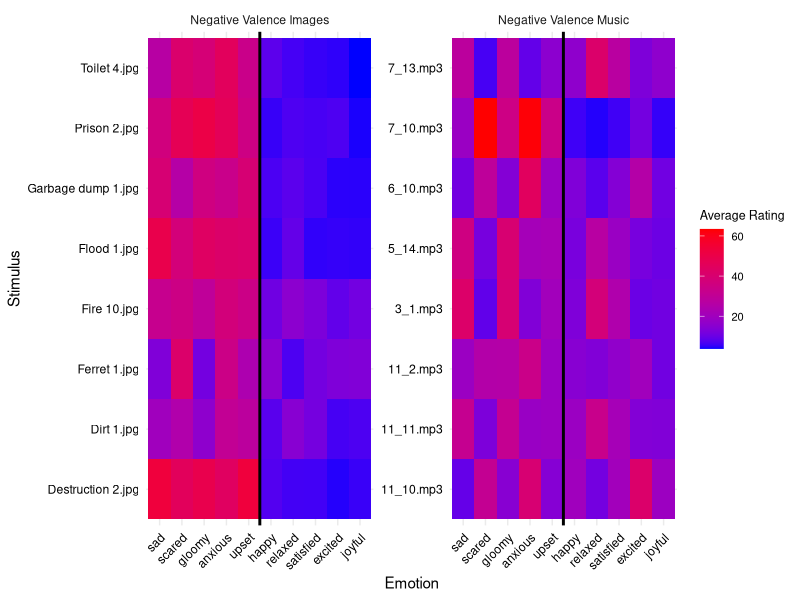
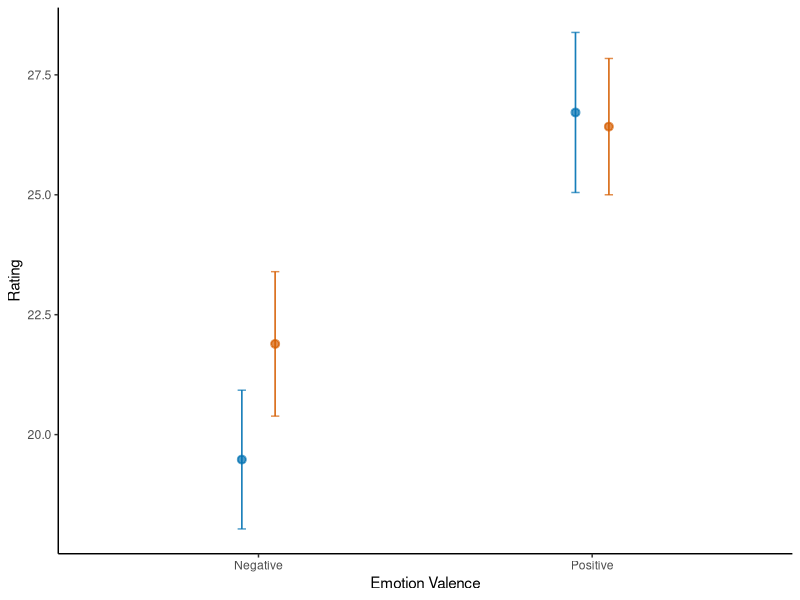
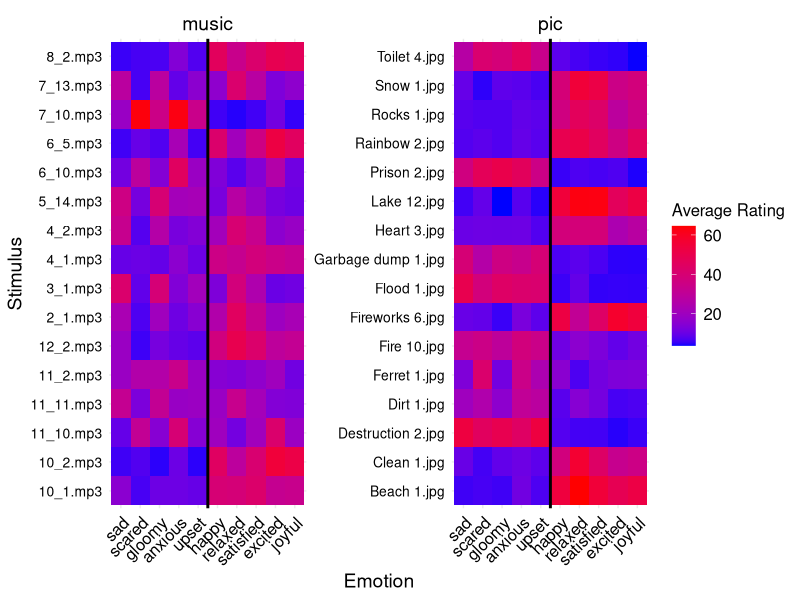
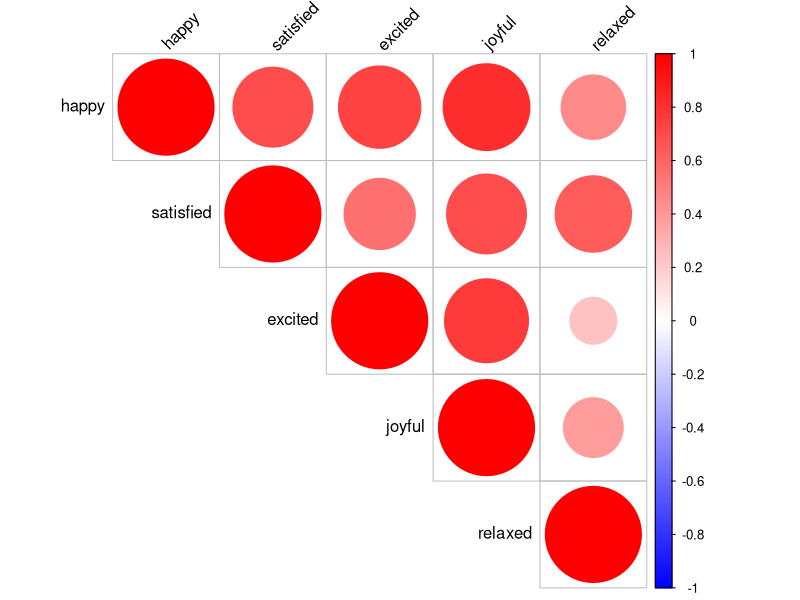
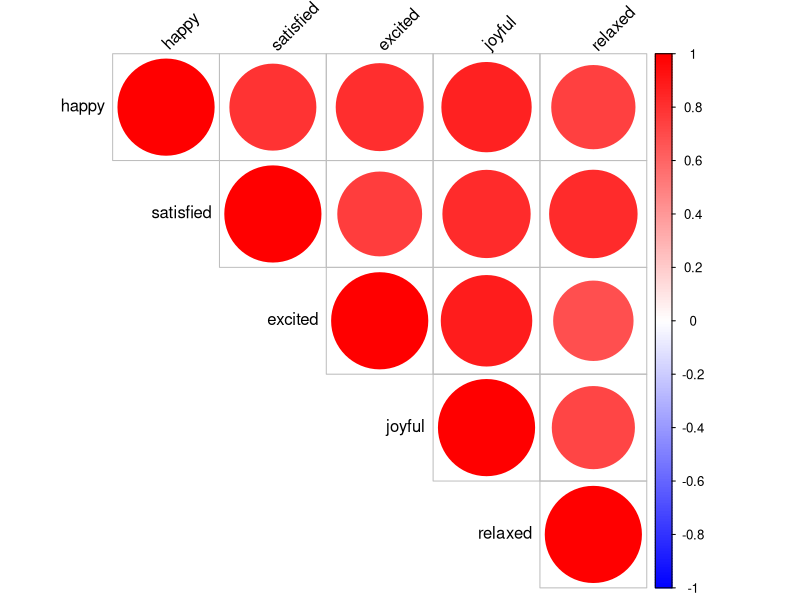
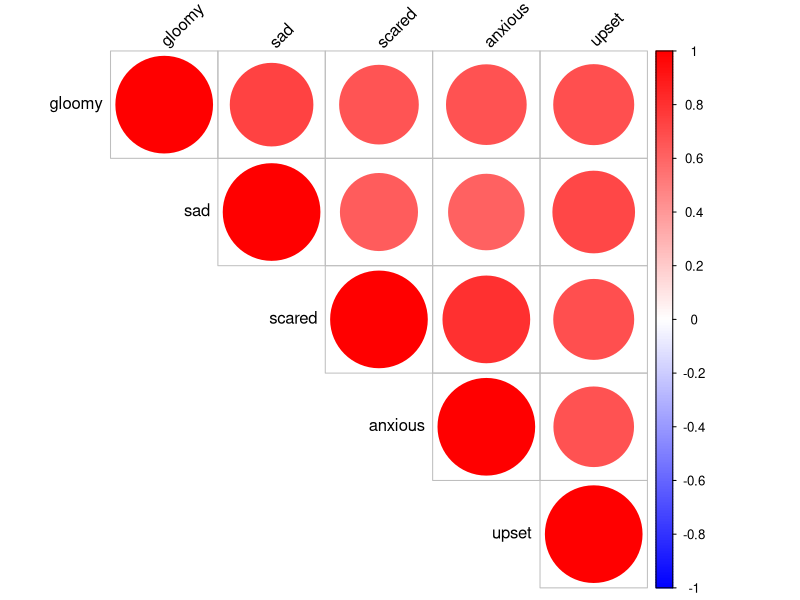
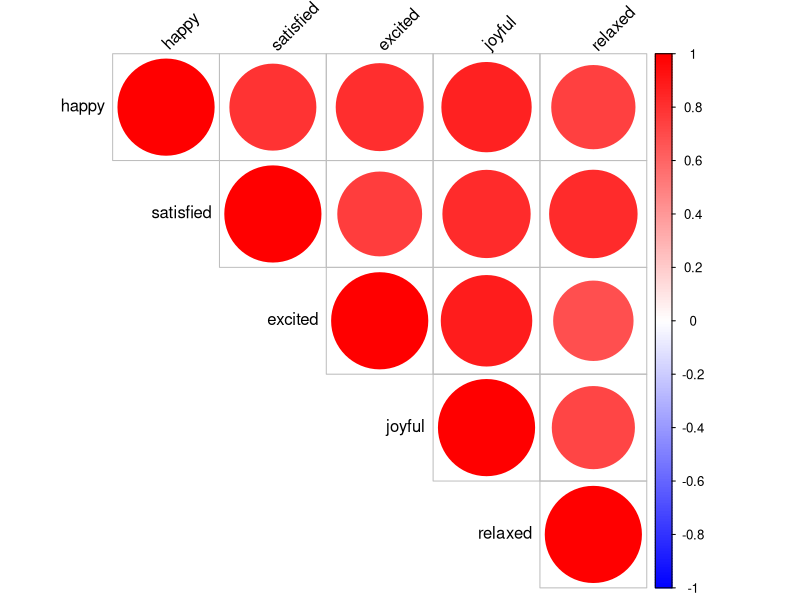
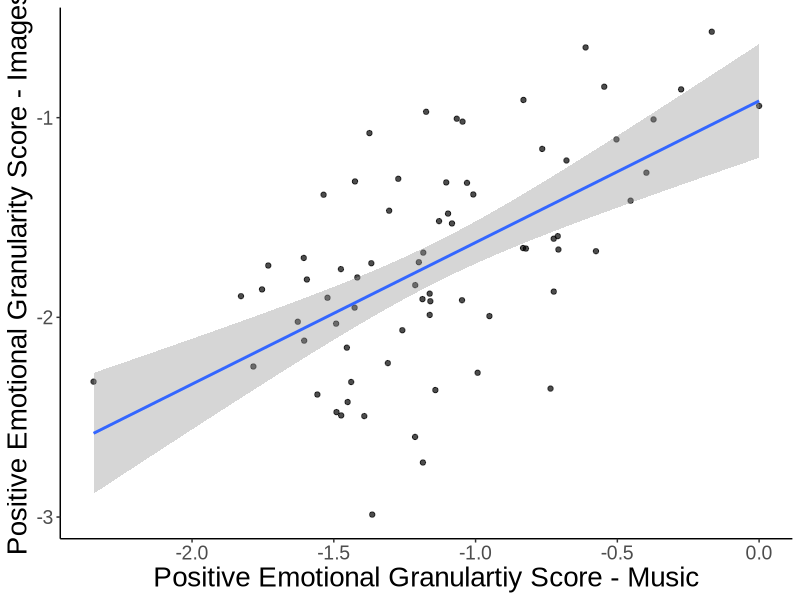

Generate these figures, in order, with R:
## ---- chunk 1
library(lmerTest)
library(tidyverse)
library(corrplot)
## ---- chunk 2
granularity_scores <- read.csv(file='../data/study1_granularityscores.csv')

pos_ratings <- read.csv(file='../data/study1_positiveratings.csv')

neg_ratings <- read.csv(file='../data/study1_negativeratings.csv')
## ---- chunk 3
averages_pos <- pos_ratings %>%
  pivot_longer(happy:relaxed, names_to = "Emotion", values_to = "Response") %>%
  group_by(stim, condition, Emotion) %>%
  summarise(
     `Average Rating` = mean(Response, na.rm = TRUE)
    )

averages_neg <- neg_ratings %>%
  pivot_longer(gloomy:upset, names_to = "Emotion", values_to = "Response") %>%
  group_by(stim, condition,Emotion) %>%
  summarise(
    `Average Rating` = mean(Response, na.rm = TRUE)
    )

# Positive and Negative picture and music lists
pos_pic <- c("Beach 1.jpg", "Fireworks 6.jpg", "Lake 12.jpg", "Rainbow 2.jpg", "Clean 1.jpg", "Heart 3.jpg", "Rocks 1.jpg", "Snow 1.jpg")
neg_pic <- c("Dirt 1.jpg", "Ferret 1.jpg", "Fire 10.jpg", "Flood 1.jpg", "Destruction 2.jpg", "Garbage dump 1.jpg", "Prison 2.jpg", "Toilet 4.jpg")

pos_music <- c("2_1.mp3", "4_1.mp3", "4_2.mp3", "6_5.mp3", "8_2.mp3", "10_1.mp3", "10_2.mp3", "12_2.mp3")
neg_music <- c("3_1.mp3", "5_14.mp3", "6_10.mp3", "7_10.mp3", "7_13.mp3", "11_2.mp3", "11_10.mp3", "11_11.mp3")

# Apply the filter function
# Create a function to filter data by positive or negative images/music
filter_by_type <- function(data, type_list, column_name) {
  data %>%
    filter(!!sym(column_name) %in% type_list)
}
averages_master <- rbind(averages_pos,averages_neg)
pos_pic_data <- filter_by_type(averages_master, pos_pic, "stim")
neg_pic_data <- filter_by_type(averages_master, neg_pic, "stim")

pos_music_data <- filter_by_type(averages_master, pos_music, "stim")
neg_music_data <- filter_by_type(averages_master, neg_music, "stim")

neg_averages <- rbind(neg_pic_data,neg_music_data)

neg_averages$Emotion <- factor(neg_averages$Emotion, levels = c("sad", "scared", "gloomy", "anxious", "upset", "happy", "relaxed", "satisfied", "excited", "joyful"))

neg_averages %>%
  mutate(condition = recode(condition, music = "Negative Valence Music", pic = "Negative Valence Images")) %>%
  ggplot(aes(x = Emotion, y = stim, fill = `Average Rating`)) +
    geom_tile() +
    #ggtitle(paste("Average Responses by Emotion and Stimulus for", group_name)) +
    xlab("Emotion") +
    ylab("Stimulus") +
    scale_fill_gradient(low = "blue", high = "red") +  # Adjust color scheme as needed
    theme_minimal() +
    theme(axis.text.x = element_text(angle = 45, hjust = 1, color = "black"), axis.text.y = element_text(color = "black"), plot.background = element_rect(fill = "white", color = NA),  # Set plot background to white
        panel.background = element_rect(fill = "white", color = NA),legend.title = element_text(size = 9), 
               legend.text = element_text(size = 8)) +
  facet_wrap(~condition, scales = "free") +
  geom_vline(xintercept=5.5, color="black", linetype="solid", size=1)

pos_averages <- rbind(pos_pic_data,pos_music_data)

pos_averages$Emotion <- factor(pos_averages$Emotion, levels = c("sad", "scared", "gloomy", "anxious", "upset", "happy", "relaxed", "satisfied", "excited", "joyful"))

averages_total <- rbind(pos_averages, neg_averages)

averages_total_plot <-
ggplot(averages_total, aes(x = Emotion, y = stim, fill = `Average Rating`)) +
    geom_tile() +
    #ggtitle(paste("Average Responses by Emotion and Stimulus for", group_name)) +
    xlab("Emotion") +
    ylab("Stimulus") +
    scale_fill_gradient(low = "blue", high = "red") +  # Adjust color scheme as needed
    theme_minimal() +
    theme(axis.text.x = element_text(angle = 45, hjust = 1, color = "black", size = 12), 
          axis.text.y = element_text(color = "black", size=10),
          strip.text = element_text(color = "black", size=14),
          axis.title = element_text(color = "black", size=14),
          plot.background = element_rect(fill = "white", color = NA),  # Set plot background to white
        panel.background = element_rect(fill = "white", color = NA),
        legend.title = element_text(size = 12), 
            legend.text = element_text(size = 12)
        ) +
  facet_wrap(~condition, scales = "free") +
  geom_vline(xintercept=5.5, color="black", linetype="solid", size=1)

ggsave('../heatmap_averagestudy1.png',averages_total_plot, dpi=1000, width=9)
## ---- chunk 4
#pos - music
pos_ratings_music <- pos_ratings %>%
  subset(condition=="music")

# Select only the numeric columns for the correlation matrix
matrix_columns <- pos_ratings_music[c(3:7)]

# Calculate the correlation matrix
correlation_matrix <- cor(matrix_columns, use = "complete.obs")

# Function to compute significance levels
cor.mtest <- function(mat, conf.level = 0.95) {
  mat <- as.matrix(mat)
  n <- ncol(mat)
  p.mat <- matrix(NA, n, n)
  diag(p.mat) <- 0
  for (i in 1:(n - 1)) {
    for (j in (i + 1):n) {
      tmp <- cor.test(mat[, i], mat[, j], conf.level = conf.level)
      p.mat[i, j] <- p.mat[j, i] <- tmp$p.value
    }
  }
  colnames(p.mat) <- rownames(p.mat) <- colnames(mat)
  p.mat
}

# Compute p-values
p_values <- cor.mtest(matrix_columns)

# Specify the folder where you want to save the file
output_folder <- "../results/qualtrics/"

# Combine the folder path with the file name
output_file <- file.path(output_folder, "full_surveys_corrmatrix.png")

# Open a PNG device with the specified file path
png(output_file, width = 800, height = 800)

# Generate the corrplot
corrplot(correlation_matrix, method = "circle", type = "upper", 
         p.mat = p_values, sig.level = 0.05, insig = "blank",
         tl.col = "black", tl.srt = 45, addCoef.col = NULL,
         col = colorRampPalette(c("blue", "white", "red"))(200))

title(main = "", col.main = "black", font.main = 4)

# Close the PNG device
dev.off()

#pos-pics
pos_ratings_pic <- pos_ratings %>%
  subset(condition=="pic")

# Select only the numeric columns for the correlation matrix
matrix_columns <- pos_ratings_pic[c(3:7)]

# Calculate the correlation matrix
correlation_matrix <- cor(matrix_columns, use = "complete.obs")

# Function to compute significance levels
cor.mtest <- function(mat, conf.level = 0.95) {
  mat <- as.matrix(mat)
  n <- ncol(mat)
  p.mat <- matrix(NA, n, n)
  diag(p.mat) <- 0
  for (i in 1:(n - 1)) {
    for (j in (i + 1):n) {
      tmp <- cor.test(mat[, i], mat[, j], conf.level = conf.level)
      p.mat[i, j] <- p.mat[j, i] <- tmp$p.value
    }
  }
  colnames(p.mat) <- rownames(p.mat) <- colnames(mat)
  p.mat
}

# Compute p-values
p_values <- cor.mtest(matrix_columns)

# Specify the folder where you want to save the file
output_folder <- "../results/qualtrics/"

# Combine the folder path with the file name
output_file <- file.path(output_folder, "full_surveys_corrmatrix.png")

# Open a PNG device with the specified file path
png(output_file, width = 800, height = 800)

# Generate the corrplot
corrplot(correlation_matrix, method = "circle", type = "upper", 
         p.mat = p_values, sig.level = 0.05, insig = "blank",
         tl.col = "black", tl.srt = 45, addCoef.col = NULL,
         col = colorRampPalette(c("blue", "white", "red"))(200))

title(main = "", col.main = "black", font.main = 4)

# Close the PNG device
dev.off()

#neg - music
neg_ratings_pic <- neg_ratings %>%
  subset(condition=="pic")

# Select only the numeric columns for the correlation matrix
matrix_columns <- neg_ratings_pic[c(3:7)]

# Calculate the correlation matrix
correlation_matrix <- cor(matrix_columns, use = "complete.obs")

# Function to compute significance levels
cor.mtest <- function(mat, conf.level = 0.95) {
  mat <- as.matrix(mat)
  n <- ncol(mat)
  p.mat <- matrix(NA, n, n)
  diag(p.mat) <- 0
  for (i in 1:(n - 1)) {
    for (j in (i + 1):n) {
      tmp <- cor.test(mat[, i], mat[, j], conf.level = conf.level)
      p.mat[i, j] <- p.mat[j, i] <- tmp$p.value
    }
  }
  colnames(p.mat) <- rownames(p.mat) <- colnames(mat)
  p.mat
}

# Compute p-values
p_values <- cor.mtest(matrix_columns)

# Specify the folder where you want to save the file
output_folder <- "../results/qualtrics/"

# Combine the folder path with the file name
output_file <- file.path(output_folder, "full_surveys_corrmatrix.png")

# Open a PNG device with the specified file path
png(output_file, width = 800, height = 800)

# Generate the corrplot
corrplot(correlation_matrix, method = "circle", type = "upper", 
         p.mat = p_values, sig.level = 0.05, insig = "blank",
         tl.col = "black", tl.srt = 45, addCoef.col = NULL,
         col = colorRampPalette(c("blue", "white", "red"))(200))

title(main = "", col.main = "black", font.main = 4)

# Close the PNG device
dev.off()

#pos-pics
pos_ratings_pic <- pos_ratings %>%
  subset(condition=="pic")

# Select only the numeric columns for the correlation matrix
matrix_columns <- pos_ratings_pic[c(3:7)]

# Calculate the correlation matrix
correlation_matrix <- cor(matrix_columns, use = "complete.obs")

# Function to compute significance levels
cor.mtest <- function(mat, conf.level = 0.95) {
  mat <- as.matrix(mat)
  n <- ncol(mat)
  p.mat <- matrix(NA, n, n)
  diag(p.mat) <- 0
  for (i in 1:(n - 1)) {
    for (j in (i + 1):n) {
      tmp <- cor.test(mat[, i], mat[, j], conf.level = conf.level)
      p.mat[i, j] <- p.mat[j, i] <- tmp$p.value
    }
  }
  colnames(p.mat) <- rownames(p.mat) <- colnames(mat)
  p.mat
}

# Compute p-values
p_values <- cor.mtest(matrix_columns)

# Specify the folder where you want to save the file
output_folder <- "../results/qualtrics/"

# Combine the folder path with the file name
output_file <- file.path(output_folder, "full_surveys_corrmatrix.png")

# Open a PNG device with the specified file path
png(output_file, width = 800, height = 800)

# Generate the corrplot
corrplot(correlation_matrix, method = "circle", type = "upper", 
         p.mat = p_values, sig.level = 0.05, insig = "blank",
         tl.col = "black", tl.srt = 45, addCoef.col = NULL,
         col = colorRampPalette(c("blue", "white", "red"))(200))

title(main = "", col.main = "black", font.main = 4)

# Close the PNG device
dev.off()
## ---- chunk 5
#granularity across pics + music
##positive
cor.test(granularity_scores$posmusicICC, granularity_scores$pospicICC)

##negative
cor.test(granularity_scores$negmusicICC, granularity_scores$negpicICC)

##combined
cor.test(granularity_scores$allmusicICC, granularity_scores$allpicICC)
## ---- chunk 6
#granularity across pics + music
##positive
t.test(granularity_scores$posmusicICC, granularity_scores$pospicICC, paired=TRUE)

##negative
t.test(granularity_scores$negmusicICC, granularity_scores$negpicICC, paired=TRUE)

##combined
t.test(granularity_scores$allmusicICC, granularity_scores$allpicICC, paired=TRUE)
## ---- chunk 7
#gloomy sad scared anxious upset
neg_ratings$average <- (neg_ratings$gloomy + neg_ratings$sad + neg_ratings$scared + neg_ratings$anxious + neg_ratings$gloomy)/5

neg_averages <-
  neg_ratings %>%
  group_by(Participant.Public.ID, condition) %>%
  dplyr::summarize(mean = mean(average))

neg_averages$valence <- "Negative"

m1 <- lmer(data=neg_averages, mean ~ condition + (1|Participant.Public.ID))
summary(m1)

#relaxed, excited, satisfied, happy, joyful
pos_ratings$average <- (pos_ratings$relaxed + pos_ratings$excited + pos_ratings$satisfied + pos_ratings$happy + pos_ratings$joyful)/5

pos_averages <-
  pos_ratings %>%
  group_by(Participant.Public.ID, condition) %>%
  dplyr::summarize(mean = mean(average))

pos_averages$valence <- "Positive"

m1 <- lmer(data=pos_averages, mean ~ condition + (1|Participant.Public.ID))
summary(m1)

averages <- rbind(neg_averages, pos_averages)
## ---- chunk 8
#correlation between ICCs
pos_granularity_plot <- 
ggplot(data=granularity_scores, aes(x=posmusicICC, y=pospicICC)) +
  theme_classic()+
  theme(legend.position = "none")+
  geom_point(alpha=0.7) +
  geom_smooth(method="lm") +
  xlab("Positive Emotional Granulartiy Score - Music") +
  ylab("Positive Emotional Granularity Score - Images") +
  theme(
    axis.title.x = element_text(family="Arial", size=20),
    axis.title.y = element_text(family="Arial",size=20),
    axis.text.x = element_text(family="Arial", size=14),
    axis.text.y = element_text(family="Arial",size=14))

ggsave('../figures/study1_posgrancor.png',dpi=1000, pos_granularity_plot)

neg_granularity_plot <-
ggplot(data=granularity_scores, aes(x=negmusicICC, y=negpicICC)) +
  theme_classic()+
  theme(legend.position = "none")+
  geom_point(alpha=0.7) +
  geom_smooth(method="lm") +
  xlab("Negative Emotional Granulartiy Score - Music") +
  ylab("Negative Emotional Granularity Score - Images")+
  theme(
    axis.title.x = element_text(family="Arial", size=20),
    axis.title.y = element_text(family="Arial",size=20),
    axis.text.x = element_text(family="Arial", size=14),
    axis.text.y = element_text(family="Arial",size=14))

ggsave('../figures/study1_neggrancor.png',dpi=1000, neg_granularity_plot)


#Ices differences in ICCs
granularity_scores_long <-
  granularity_scores %>%
  pivot_longer(negmusicICC:allpicICC) 
  
granularity_scores_long$valence <- ifelse(grepl("^neg",granularity_scores_long$name), "Negative", "Positive")
granularity_scores_long$valence <- ifelse(grepl("^all",granularity_scores_long$name), "Combined", granularity_scores_long$valence)
granularity_scores_long$condition <- ifelse(grepl("pic",granularity_scores_long$name), "Images", "Music")

mag_difference <-
granularity_scores_long %>%
  subset(valence!="Combined") %>%
  ggplot(aes(x=condition, y=value)) +
  stat_summary(fun.data = 'mean_cl_normal', geom = 'errorbar', width = 0.05, alpha=0.7,position = position_nudge(x = .2, y = 0), color="red") +
  stat_summary(fun.data = 'mean_cl_normal', geom = 'pointrange', alpha=0.7,position = position_nudge(x = .2, y = 0), color="red")+
  theme_classic()+
  theme(legend.position = "none") +
  facet_wrap(~valence,scales = "free_x") +
  geom_jitter(alpha=0.7, width=0.05) +
  #geom_violinhalf(position = position_nudge(x = .2, y = 0))
  xlab("Condition") +
  ylab("Granularity Score") +
  theme(
    axis.title.x = element_text(family="Arial", size=20),
    axis.title.y = element_text(family="Arial",size=20),
    axis.text.x = element_text(family="Arial", size=14),
    axis.text.y = element_text(family="Arial",size=14),
    strip.text = element_text(family="Arial",size=16))

ggsave('../figures/study1_magdifference.png',dpi=1000, mag_difference)


#magnitude differences in raw ratings (not ICC)
ggplot(data=averages, aes(x=valence, y=mean, color=condition)) +
     stat_summary(fun.data = 'mean_se', geom = 'errorbar', width = 0.05, alpha=0.7,position=position_dodge(width=0.2)) +
  stat_summary(fun.data = 'mean_se', geom = 'pointrange', alpha=0.7,position=position_dodge(width=0.2))+
  theme_classic()+
  theme(legend.position = "none") +
  xlab("Emotion Valence") +
  ylab("Rating") +
  scale_color_manual(values=c("#0072B2", "#D55E00" )) +
  scale_fill_manual(values=c("#0072B2","#D55E00"))
  
## ---- chunk 9
##Pos emotions
#relaxed, excited, satisfied, happy, joyful

#relaxed - excited
relaxed_excited_cor <-
  pos_ratings %>%
  group_by(Participant.Public.ID, condition) %>%
  dplyr::summarize(cor = cor(relaxed, excited))

relaxed_excited_cor_pics <- relaxed_excited_cor %>%
  subset(condition == "pic")

relaxed_excited_cor_music <- relaxed_excited_cor %>%
  subset(condition == "music")

t.test(relaxed_excited_cor_music$cor, relaxed_excited_cor_pics$cor, paired=TRUE)

#relaxed - satisfied
relaxed_satisfied_cor <-
  pos_ratings %>%
  group_by(Participant.Public.ID, condition) %>%
  dplyr::summarize(cor = cor(relaxed, satisfied))

relaxed_satisfied_cor_pics <- relaxed_satisfied_cor %>%
  subset(condition == "pic")

relaxed_satisfied_cor_music <- relaxed_satisfied_cor %>%
  subset(condition == "music")

t.test(relaxed_satisfied_cor_music$cor, relaxed_satisfied_cor_pics$cor, paired=TRUE)

#relaxed - happy
relaxed_happy_cor <-
  pos_ratings %>%
  group_by(Participant.Public.ID, condition) %>%
  dplyr::summarize(cor = cor(relaxed, happy))

relaxed_happy_cor_pics <- relaxed_happy_cor %>%
  subset(condition == "pic")

relaxed_happy_cor_music <- relaxed_happy_cor %>%
  subset(condition == "music")

t.test(relaxed_happy_cor_music$cor, relaxed_happy_cor_pics$cor, paired=TRUE)

#relaxed - joyful
relaxed_joyful_cor <-
  pos_ratings %>%
  group_by(Participant.Public.ID, condition) %>%
  dplyr::summarize(cor = cor(relaxed, joyful))

relaxed_joyful_cor_pics <- relaxed_joyful_cor %>%
  subset(condition == "pic")

relaxed_joyful_cor_music <- relaxed_joyful_cor %>%
  subset(condition == "music")

t.test(relaxed_joyful_cor_music$cor, relaxed_joyful_cor_pics$cor, paired=TRUE)

#excited - satisfied
excited_satisfied_cor <-
  pos_ratings %>%
  group_by(Participant.Public.ID, condition) %>%
  dplyr::summarize(cor = cor(excited, satisfied))

excited_satisfied_cor_pics <- excited_satisfied_cor %>%
  subset(condition == "pic")

excited_satisfied_cor_music <- excited_satisfied_cor %>%
  subset(condition == "music")

t.test(excited_satisfied_cor_music$cor, excited_satisfied_cor_pics$cor, paired=TRUE)

#excited - happy
excited_happy_cor <-
  pos_ratings %>%
  group_by(Participant.Public.ID, condition) %>%
  dplyr::summarize(cor = cor(excited, happy))

excited_happy_cor_pics <- excited_happy_cor %>%
  subset(condition == "pic")

excited_happy_cor_music <- excited_happy_cor %>%
  subset(condition == "music")

t.test(excited_happy_cor_music$cor, excited_happy_cor_pics$cor, paired=TRUE)

#excited - joyful
excited_joyful_cor <-
  pos_ratings %>%
  group_by(Participant.Public.ID, condition) %>%
  dplyr::summarize(cor = cor(excited, joyful))

excited_joyful_cor_pics <- excited_joyful_cor %>%
  subset(condition == "pic")

excited_joyful_cor_music <- excited_joyful_cor %>%
  subset(condition == "music")

t.test(excited_joyful_cor_music$cor, excited_joyful_cor_pics$cor, paired=TRUE)

#satisfied - happy
satisfied_happy_cor <-
  pos_ratings %>%
  group_by(Participant.Public.ID, condition) %>%
  dplyr::summarize(cor = cor(satisfied, happy))

satisfied_happy_cor_pics <- satisfied_happy_cor %>%
  subset(condition == "pic")

satisfied_happy_cor_music <- satisfied_happy_cor %>%
  subset(condition == "music")

t.test(satisfied_happy_cor_music$cor, satisfied_happy_cor_pics$cor, paired=TRUE)

#satisfied - joyful
satisfied_joyful_cor <-
  pos_ratings %>%
  group_by(Participant.Public.ID, condition) %>%
  dplyr::summarize(cor = cor(satisfied, joyful))

satisfied_joyful_cor_pics <- satisfied_joyful_cor %>%
  subset(condition == "pic")

satisfied_joyful_cor_music <- satisfied_joyful_cor %>%
  subset(condition == "music")

t.test(satisfied_joyful_cor_music$cor, satisfied_joyful_cor_pics$cor, paired=TRUE)

#joyful - happy
joyful_happy_cor <-
  pos_ratings %>%
  group_by(Participant.Public.ID, condition) %>%
  dplyr::summarize(cor = cor(joyful, happy))

joyful_happy_cor_pics <- joyful_happy_cor %>%
  subset(condition == "pic")

joyful_happy_cor_music <- joyful_happy_cor %>%
  subset(condition == "music")

t.test(joyful_happy_cor_music$cor, joyful_happy_cor_pics$cor, paired=TRUE)

#neg emotions
#gloomy sad scared anxious upset
#gloomy - sad
gloomy_sad_cor <-
  neg_ratings %>%
  group_by(Participant.Public.ID, condition) %>%
  dplyr::summarize(cor = cor(gloomy, sad))

gloomy_sad_cor_pics <- gloomy_sad_cor %>%
  subset(condition == "pic")

gloomy_sad_cor_music <- gloomy_sad_cor %>%
  subset(condition == "music")

t.test(gloomy_sad_cor_music$cor, gloomy_sad_cor_pics$cor, paired=TRUE)

#gloomy - scared
gloomy_scared_cor <-
  neg_ratings %>%
  group_by(Participant.Public.ID, condition) %>%
  dplyr::summarize(cor = cor(gloomy, scared))

gloomy_scared_cor_pics <- gloomy_scared_cor %>%
  subset(condition == "pic")

gloomy_scared_cor_music <- gloomy_scared_cor %>%
  subset(condition == "music")

t.test(gloomy_scared_cor_music$cor, gloomy_scared_cor_pics$cor, paired=TRUE)

#gloomy - anxious
gloomy_anxious_cor <-
  neg_ratings %>%
  group_by(Participant.Public.ID, condition) %>%
  dplyr::summarize(cor = cor(gloomy, anxious))

gloomy_anxious_cor_pics <- gloomy_anxious_cor %>%
  subset(condition == "pic")

gloomy_anxious_cor_music <- gloomy_anxious_cor %>%
  subset(condition == "music")

t.test(gloomy_anxious_cor_music$cor, gloomy_anxious_cor_pics$cor, paired=TRUE)

#gloomy - upset
gloomy_upset_cor <-
  neg_ratings %>%
  group_by(Participant.Public.ID, condition) %>%
  dplyr::summarize(cor = cor(gloomy, upset))

gloomy_upset_cor_pics <- gloomy_upset_cor %>%
  subset(condition == "pic")

gloomy_upset_cor_music <- gloomy_upset_cor %>%
  subset(condition == "music")

t.test(gloomy_upset_cor_music$cor, gloomy_upset_cor_pics$cor, paired=TRUE)

#sad - scared
sad_scared_cor <-
  neg_ratings %>%
  group_by(Participant.Public.ID, condition) %>%
  dplyr::summarize(cor = cor(sad, scared))

sad_scared_cor_pics <- sad_scared_cor %>%
  subset(condition == "pic")

sad_scared_cor_music <- sad_scared_cor %>%
  subset(condition == "music")

t.test(sad_scared_cor_music$cor, sad_scared_cor_pics$cor, paired=TRUE)

#sad - anxious
sad_anxious_cor <-
  neg_ratings %>%
  group_by(Participant.Public.ID, condition) %>%
  dplyr::summarize(cor = cor(sad, anxious))

sad_anxious_cor_pics <- sad_anxious_cor %>%
  subset(condition == "pic")

sad_anxious_cor_music <- sad_anxious_cor %>%
  subset(condition == "music")

t.test(sad_anxious_cor_music$cor, sad_anxious_cor_pics$cor, paired=TRUE)

#sad - upset
sad_upset_cor <-
  neg_ratings %>%
  group_by(Participant.Public.ID, condition) %>%
  dplyr::summarize(cor = cor(sad, upset))

sad_upset_cor_pics <- sad_upset_cor %>%
  subset(condition == "pic")

sad_upset_cor_music <- sad_upset_cor %>%
  subset(condition == "music")

t.test(sad_upset_cor_music$cor, sad_upset_cor_pics$cor, paired=TRUE)

#scared - anxious
scared_anxious_cor <-
  neg_ratings %>%
  group_by(Participant.Public.ID, condition) %>%
  dplyr::summarize(cor = cor(scared, anxious))

scared_anxious_cor_pics <- scared_anxious_cor %>%
  subset(condition == "pic")

scared_anxious_cor_music <- scared_anxious_cor %>%
  subset(condition == "music")

t.test(scared_anxious_cor_music$cor, scared_anxious_cor_pics$cor, paired=TRUE)

#scared - upset
scared_upset_cor <-
  neg_ratings %>%
  group_by(Participant.Public.ID, condition) %>%
  dplyr::summarize(cor = cor(scared, upset))

scared_upset_cor_pics <- scared_upset_cor %>%
  subset(condition == "pic")

scared_upset_cor_music <- scared_upset_cor %>%
  subset(condition == "music")

t.test(scared_upset_cor_music$cor, scared_upset_cor_pics$cor, paired=TRUE)

#upset - anxious
upset_anxious_cor <-
  neg_ratings %>%
  group_by(Participant.Public.ID, condition) %>%
  dplyr::summarize(cor = cor(upset, anxious))

upset_anxious_cor_pics <- upset_anxious_cor %>%
  subset(condition == "pic")

upset_anxious_cor_music <- upset_anxious_cor %>%
  subset(condition == "music")

t.test(upset_anxious_cor_music$cor, upset_anxious_cor_pics$cor, paired=TRUE)
## ---- chunk 10
##Pos emotions
#relaxed (low), excited (high), satisfied (low), happy (high), joyful (high)
relaxed_excited_cor$arousal_dif <- "different"
relaxed_satisfied_cor$arousal_dif <- "same"
relaxed_happy_cor$arousal_dif <- "different"
relaxed_joyful_cor$arousal_dif <- "different"
excited_satisfied_cor$arousal_dif <- "different"
excited_happy_cor$arousal_dif <- "same"
excited_joyful_cor$arousal_dif <- "same"
satisfied_happy_cor$arousal_dif <- "different"
satisfied_joyful_cor$arousal_dif <- "different"
joyful_happy_cor$arousal_dif <- "same"

master <- rbind(relaxed_excited_cor, relaxed_satisfied_cor, relaxed_happy_cor, 
                relaxed_joyful_cor,excited_satisfied_cor,excited_happy_cor,
                excited_joyful_cor,satisfied_happy_cor,satisfied_joyful_cor,
                joyful_happy_cor)
master$condition <- as.factor(master$condition)
contrasts(master$condition) <- c(-0.5,0.5)
master$arousal_dif <- as.factor(master$arousal_dif)
contrasts(master$arousal_dif) <- c(-0.5,0.5)

test <- lmer(data=master, scale(cor) ~ condition*arousal_dif + (condition*arousal_dif|Participant.Public.ID))
summary(test)

##Neg emotions
gloomy_sad_cor$arousal_dif <- "same"
gloomy_scared_cor$arousal_dif <- "different"
gloomy_anxious_cor$arousal_dif <- "different"
gloomy_upset_cor$arousal_dif <- "different"
sad_anxious_cor$arousal_dif <- "different"
sad_upset_cor$arousal_dif <- "different"
scared_anxious_cor$arousal_dif <- "same"
scared_upset_cor$arousal_dif <- "same"
upset_anxious_cor$arousal_dif <- "same"
sad_scared_cor$arousal_dif <- "different"

master_neg <- rbind(gloomy_sad_cor, gloomy_scared_cor, gloomy_anxious_cor, 
                gloomy_upset_cor,sad_anxious_cor,sad_upset_cor,
                scared_upset_cor,scared_anxious_cor,scared_anxious_cor,
                sad_scared_cor)
master_neg$condition <- as.factor(master_neg$condition)
contrasts(master_neg$condition) <- c(-0.5,0.5)
master_neg$arousal_dif <- as.factor(master_neg$arousal_dif)
contrasts(master_neg$arousal_dif) <- c(-0.5,0.5)

test <- lmer(data=master_neg, scale(cor) ~ condition*arousal_dif + (condition*arousal_dif|Participant.Public.ID))
summary(test)

master$valence <- "Positive"
master_neg$valence <- "Negative"

master_posneg <- rbind(master,master_neg)
## ---- chunk 11
arousal_differentiation <-
master_posneg %>%
  mutate(arousal_dif = recode(arousal_dif, "different" = "Different", "same" = "Similar")) %>%
  ggplot(aes(x=arousal_dif, y=cor, color=condition)) +
   stat_summary(fun.data = 'mean_se', geom = 'errorbar', width = 0.05, alpha=0.7, size=0.75) +
  stat_summary(fun.data = 'mean_se', geom = 'pointrange', alpha=0.7, size=0.75)+
  theme_classic() +
  theme(legend.position = "none") +
  facet_wrap(~valence)+
  xlab("Arousal Level") +
  ylab("Correlation Among Emotion Ratings")  +    
  theme(
    axis.title.x = element_text(family="Arial", size=22),
    axis.title.y = element_text(family="Arial",size=22),
    axis.text.x = element_text(family="Arial", size=16),
    axis.text.y = element_text(family="Arial",size=16),
    strip.text = element_text(family="Arial",size=18))+
  scale_color_manual(values=c("#0072B2", "#D55E00" )) +
  scale_fill_manual(values=c("#0072B2","#D55E00")) 



ggsave('../figures/study1_arousal_differentiation.png',dpi=1000, arousal_differentiation, width=7)
